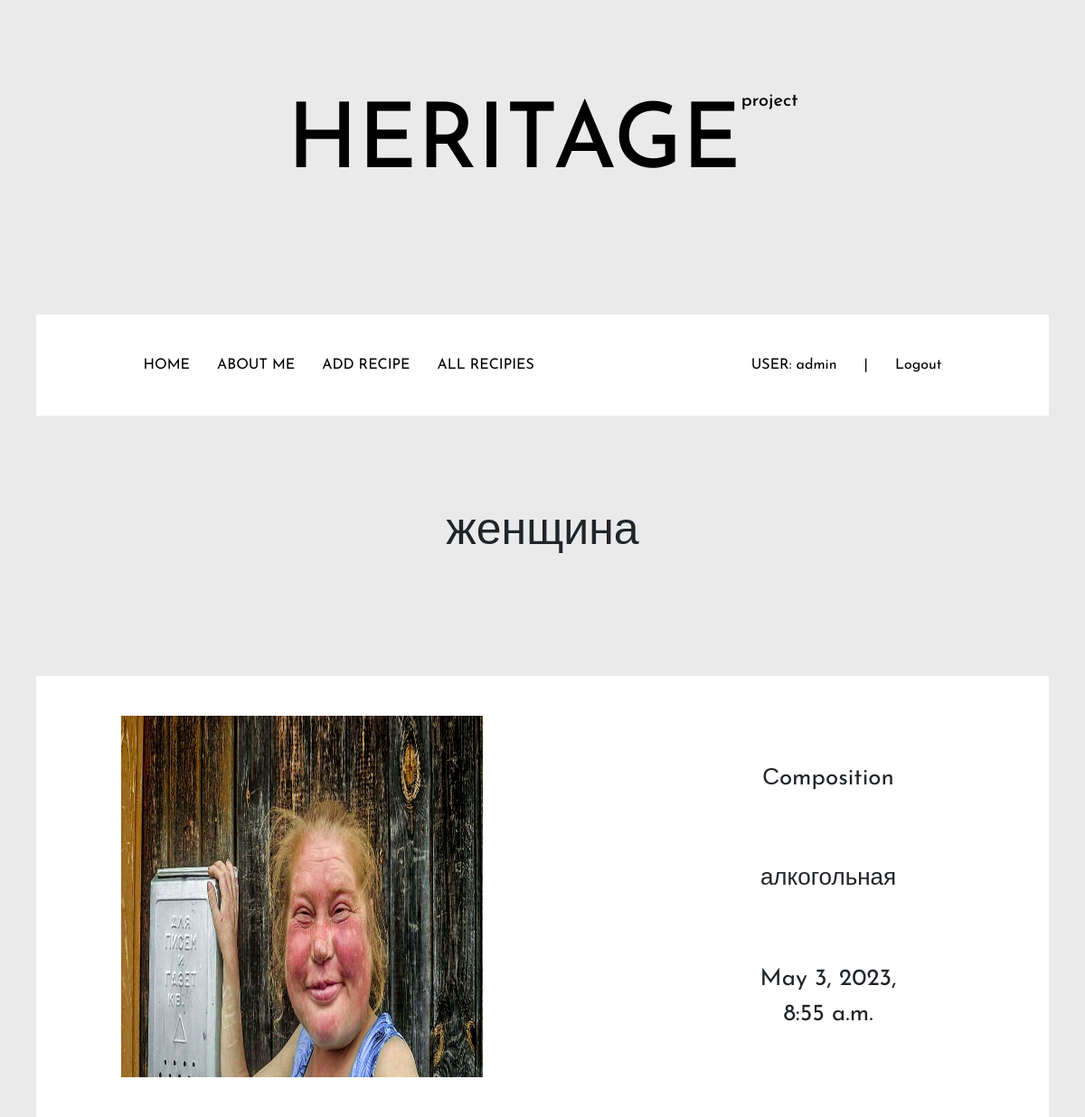
/recipe/35/ (signed in), run on the app's committed database.
### users/models.py (models this page shows)
class User(AbstractUser):
    pass

### main/models.py (models this page shows, shortened)
class Recipe(models.Model):
    title = models.CharField('Название', max_length=50)
    describe = models.TextField('Описание')
    image = models.ImageField(upload_to='img/',blank=True)
    rec_time=models.DateTimeField(auto_now_add=True)
    objects = models.Manager()
    class Meta:
        verbose_name = 'Recipe'
        verbose_name_plural = 'Recipies'

### main/views.py (the view)
# urls.py: path('recipe/<int:recipe_id>/', views.show_recipe, name='recipe'),
def show_recipe(request,recipe_id):
    count=0
    recipies = Recipe.objects.all()
    for i in recipies.values():
         if i['id']==recipe_id:
                 return render(request,'main/recipe.html', {'recipies':recipies,'recipe':i,'imge':i['image'],})

### main/templates/main/recipe.html (shortened to what this page needs)
{% extends 'base.html'%}
{% block content %}
    <div class="recipe_name">
        <h3 class="recipe_name-inner">{{recipe.title}}</h3>
    </div>
    <div class="recipe">
        <div class="container">
            <div class="opisanie">
                <img src="/media/{{imge}}" height="400px" width="400px">
                <div class="opisanie-inner">
                    <p>Сomposition</p>
                    <p>{{recipe.describe}}</p>
                    {{recipe.rec_time}}
                </div>
            </div>
        </div>
    </div>
{% endblock %}

### main/templates/base.html (shortened to what this page needs)
{% load static %}
<html lang="en">
<head>
    <link href="https://cdn.jsdelivr.net/npm/bootstrap@5.3.0-alpha3/dist/css/bootstrap.min.css" rel="stylesheet">
    <link rel="stylesheet" type="text/css" href="{% static 'css/header_footer.css' %}">
    <link rel="stylesheet" type="text/css" href="{% static 'css/slick.css' %}">
    <link rel="stylesheet" type="text/css" href="{% static 'css/slick-theme.css' %}">
</head>
<body>
    <div class="header_logo-cont">
        <div class="header_logo">
            <h1 class="header_logo-inner"><a class='logo_link' href="{% url 'home' %}">HERITAGE</a></h1>
            <h5><a class="logo_link" href="{% url 'home' %}">project</a></h5>
        </div>
    </div>
    <header class="container-fluid ">
            <div class="container">
                <nav class="menu">
                    <div>
                        <a href="{% url 'home' %}">HOME</a>
                        <a href="{% url 'about' %}">ABOUT ME</a>
                        <a id="create" href="{% url 'create' %}">ADD RECIPE</a>
                        <a id='all_rec' href="{% url 'all' %}">ALL RECIPIES</a>
                    </div>
                    <div class="menu_user">
                        {% if user.is_authenticated %}
                        <a id="user" href="#">USER:   {{ user }}<a> |
                        <a id='logout' href="{% url 'logout' %}">Logout</a>
                        {% else %}
                        <a id="login" href="{% url 'login' %}">Login</a> |
                        <a id="register" href="{% url 'register' %}">Register</a>
                        {% endif %}
                    </div>
                </nav>
            </div>
    </header>
    {% block content %}{% endblock %}
</body>
</html>

### main/static/css/header_footer.css (style rules this page uses)
* { box-sizing: border-box; margin: 0; padding: 0; }
.header_logo-cont { margin-top: 100; }
.header_logo { display: flex; justify-content: center; margin: 0 auto; }
.header_logo-inner { font-family: 'Josefin Sans', sans-serif; font-size: 100px; }
.logo_link { text-decoration: none; color: black; }
.container-fluid { max-width: 1120px; margin: auto; background-color: white; }
.container { width: 100%; padding: 44px 94px; margin-top: 120px; }
body { font-family: 'Josefin Sans', sans-serif; font-size: 16px; background-color: #eaeaea; }
.menu { display:flex; justify-content: space-between; }
.menu_user { font-size: 1em; text-decoration: none; color: black; }
header .container .menu a { font-size: 1em; text-decoration: none; color: black; margin: 12.5px; }
.recipe { max-width: 1120px; margin: auto; background-color: white; }
.recipe_name { display: flex; justify-content: center; margin: 100px auto; }
.recipe_name-inner { font-family: 'Josefin Sans', sans-serif; text-align: center; font-size: 50px; }
.opisanie { display: flex; justify-content: space-between; }
.opisanie-inner { display: flex; flex-direction: column; align-items: center; justify-content: space-between; text-align:center; max-width: 300px; font-size: 26px; padding:50px 50px; }

### data on the page
User: username "admin"
Recipe: title "женщина", image (picture), describe "алкогольная", rec_time "May 3, 2023, 8:55 a.m."
